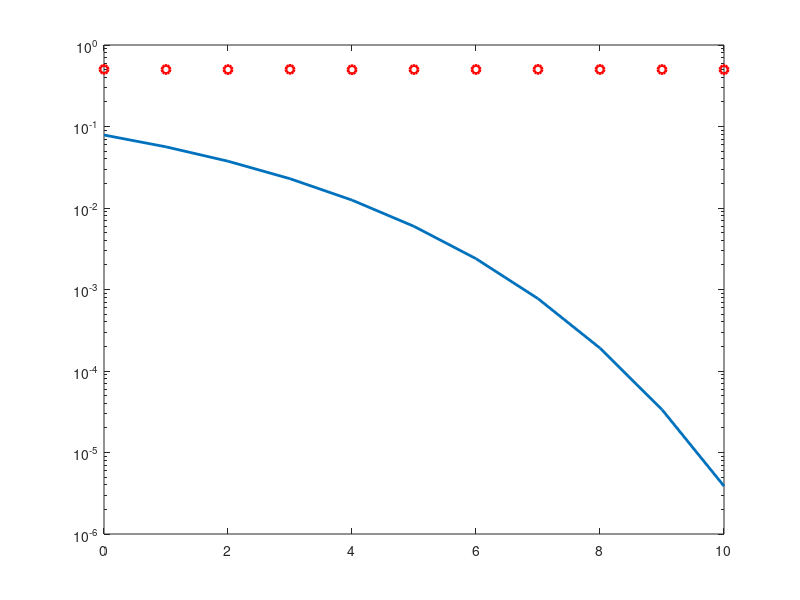

Reproduce this figure in MATLAB. (Note: this script raises an error after producing the figure.)
% Aim
%Write a code to analyze the performance of Quadrature Amplitude Modulation (QAM) and M-ary Phase Shift Keying (PSK) scheme in AWGN channel, and compare the results with theoretical results.
%Algorithm
%Step1: Generate random binary data
%Step2: Construct the constellation symbols for the generated binary sequence
%Step3: Generate complex normal random variable for additive white Gaussian noise (AWGN) Step4: Add AWGN noise with the transmitted symbol
%Step5: Construct maximum likelihood (ML) receiver to decode the symbol from the received signal
%Step6: Compare the decoded sequence with the original sequence to estimate the number of errors
%Step7: Average bit error rate (ABER) can be calculated by computing the ratio between total number of errors and total number of bits
%
clc; 
close all;
clear all;
% Number of information bits
m= 10^5;
%Range of SNR values 
snr_dB = [0:1:10];
for j=1:1:length(snr_dB) 
n_err = 0;
n_bits = 0;
while n_err < 100
% Generate sequence of binary bits 
inf_bits=round(rand(1,m));
% BPSK Constellation symbols 
x=-2*(inf_bits-0.5);
% Noise variance 
N0=1/10^(snr_dB(j)/10);
% Send over Gaussian Link to the receiver
y=x + sqrt(N0/2)*(randn(1,length(x))+i*randn(1,length(x)));
% Decision making at the Receiver 
est_bits=y < 0;
% Calculate Bit Errors 
diff=inf_bits-est_bits;
n_err=n_err+sum(abs(diff)); 
n_bits=n_bits+length(inf_bits); 
end
% Calculate Bit Error Rate 
BER(j)=n_err/n_bits;
end
% AWGN Theoretical BER 
theoryBerAWGN=0.5*erfc(sqrt(10.^(snr_dB/10))); 
semilogy(snr_dB,theoryBerAWGN,'-','LineWidth',2);
hold on; 
semilogy(snr_dB,BER,'or','LineWidth',2); 
hold on;
semilogy(snr_dB,theoryBerAWGN,'blad-','LineWidth',2); 
legend('AWGN Simulated', 'AWGN Theoretical');
axis([0 20 10^-5 0.5]);
xlabel('SNR (dB)');
ylabel('BER'); 
grid on;

